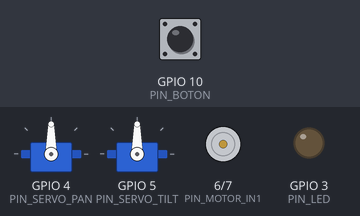
The sketch below on a simulated ESP32-C3. Shown: 2 × servo, motor-driver pin pairs drawn as motors (green arrow = first pin HIGH = forward, orange = second pin HIGH = backward, longer = more drive), output pins drawn as LEDs (lit = HIGH). Inputs (shaded band) come from the test bench; at power-on: GPIO 10 (PIN_BOTON) HIGH. What the sketch prints to the serial monitor is not drawn.

Above: at 1.2 s.
1.3 s: GPIO 10 (PIN_BOTON) pulled LOW for 0.15 s
At 1.37 s:
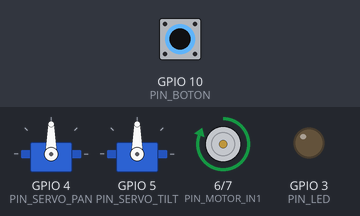
2.9 s: GPIO 10 (PIN_BOTON) pulled LOW for 3.2 s
At 6.9 s:
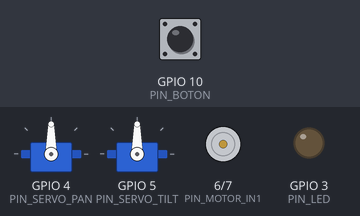
Timing chart, 0 to 8.4 s (numbered marks = the images above; inputs shaded):
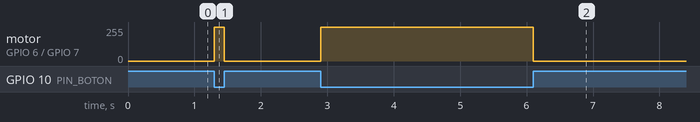

The sketch:

torreta_firmware.ino
```cpp
/*
  ============================================================
  TORRETA - FIRMWARE ESP32-C3
  ------------------------------------------------------------
  Recibe por serial lo que manda tracker.py:
    "T,<error_x>,<error_y>\n"   -> hay cara, con su error en pixeles
    "N\n"                        -> no hay cara

  Hace 3 cosas:
    1. Mueve 2 servos (pan/tilt) proporcional al error (control P)
    2. Mientras el boton esta presionado ("armado"), las llantas
       (DRV8833) giran SIN PARAR. La bala se mete a mano entre
       las llantas cuando ya esta centrado -> se dispara sola.
    3. El LED se prende cuando esta CENTRADO, para que la persona
       que mete la bala no tenga que ver la laptop.

  ---- CABLEADO (ajusta los pines a los tuyos) ----
    Servo PAN  (izq/der) -> GPIO4
    Servo TILT (arriba/abajo) -> GPIO5
    DRV8833 IN1 (llanta) -> GPIO6
    DRV8833 IN2 (llanta) -> GPIO7
    Boton (a GND, usa pull-up interno) -> GPIO10
    LED "CENTRADO" (con resistencia, a GND) -> GPIO3
  ============================================================
*/

#include <ESP32Servo.h>

// ==================== PINES ====================
const int PIN_SERVO_PAN  = 4;
const int PIN_SERVO_TILT = 5;
const int PIN_MOTOR_IN1  = 6;
const int PIN_MOTOR_IN2  = 7;
const int PIN_BOTON      = 10;
const int PIN_LED        = 3;

// ==================== SERVOS ====================
const int PAN_CENTRO  = 90;   // angulo de reposo (grados)
const int TILT_CENTRO = 90;
const int PAN_MIN = 20, PAN_MAX = 160;
const int TILT_MIN = 30, TILT_MAX = 150;

// Ganancia: pixeles de error -> grados de correccion.
// Si se mueve muy brusco, bajale. Si no alcanza a corregir, subele.
const float GANANCIA_PAN  = 0.03f;
const float GANANCIA_TILT = 0.03f;

// ==================== CENTRADO / LED ====================
const int ZONA_MUERTA_X = 35;   // igual que ZONA_MUERTA en tracker.py
const int ZONA_MUERTA_Y = 35;

// Si no llega nada del PC en este tiempo, se asume conexion perdida
const unsigned long TIMEOUT_SERIAL_MS = 500;

// =======================================================

Servo servoPan;
Servo servoTilt;

float panActual  = PAN_CENTRO;
float tiltActual = TILT_CENTRO;

String buffer = "";
unsigned long ultimoDatoValido = 0;
bool centrado = false;

void motorParar() {
  digitalWrite(PIN_MOTOR_IN1, LOW);
  digitalWrite(PIN_MOTOR_IN2, LOW);
}

void motorGirar() {
  digitalWrite(PIN_MOTOR_IN1, HIGH);
  digitalWrite(PIN_MOTOR_IN2, LOW);
}

void setup() {
  Serial.begin(115200);
  Serial.setTimeout(10);

  pinMode(PIN_MOTOR_IN1, OUTPUT);
  pinMode(PIN_MOTOR_IN2, OUTPUT);
  motorParar();

  pinMode(PIN_BOTON, INPUT_PULLUP);
  pinMode(PIN_LED, OUTPUT);
  digitalWrite(PIN_LED, LOW);

  servoPan.setPeriodHertz(50);
  servoTilt.setPeriodHertz(50);
  servoPan.attach(PIN_SERVO_PAN, 500, 2400);
  servoTilt.attach(PIN_SERVO_TILT, 500, 2400);
  servoPan.write(PAN_CENTRO);
  servoTilt.write(TILT_CENTRO);

  Serial.println("Torreta lista.");
}

void procesarLinea(String linea) {
  linea.trim();
  if (linea.length() == 0) return;

  if (linea[0] == 'N') {
    // sin cara: no corrige, apaga el LED de centrado
    ultimoDatoValido = millis();
    centrado = false;
    return;
  }

  if (linea[0] == 'T') {
    int coma1 = linea.indexOf(',');
    int coma2 = linea.indexOf(',', coma1 + 1);
    if (coma1 < 0 || coma2 < 0) return;

    int errorX = linea.substring(coma1 + 1, coma2).toInt();
    int errorY = linea.substring(coma2 + 1).toInt();

    ultimoDatoValido = millis();

    // ---- control proporcional simple ----
    panActual  -= errorX * GANANCIA_PAN;   // ajusta signo si se mueve al reves
    tiltActual -= errorY * GANANCIA_TILT;  // ajusta signo si se mueve al reves

    panActual  = constrain(panActual, PAN_MIN, PAN_MAX);
    tiltActual = constrain(tiltActual, TILT_MIN, TILT_MAX);

    servoPan.write((int)panActual);
    servoTilt.write((int)tiltActual);

    centrado = (abs(errorX) < ZONA_MUERTA_X) && (abs(errorY) < ZONA_MUERTA_Y);
  }
}

void loop() {
  while (Serial.available()) {
    char c = Serial.read();
    if (c == '\n') {
      procesarLinea(buffer);
      buffer = "";
    } else {
      buffer += c;
    }
  }

  // si se perdio la conexion con el PC, para todo por seguridad
  if (ultimoDatoValido != 0 && millis() - ultimoDatoValido > TIMEOUT_SERIAL_MS) {
    centrado = false;
  }

  // ---- llantas: giran sin parar mientras el boton este presionado ----
  bool armado = (digitalRead(PIN_BOTON) == LOW); // presionado = armado
  if (armado) {
    motorGirar();
  } else {
    motorParar();
  }

  // ---- LED: prendido cuando la cara esta centrada ----
  digitalWrite(PIN_LED, centrado ? HIGH : LOW);
}
```

Measured:
- after the input at 1.3 s, motor on GPIO 6 (PIN_MOTOR_IN1) / GPIO 7 (PIN_MOTOR_IN2): stopped → forward 255/255 at once, → stopped 0.15 s later
- after the input at 2.9 s, motor on GPIO 6 (PIN_MOTOR_IN1) / GPIO 7 (PIN_MOTOR_IN2): stopped → forward 255/255 at once, → stopped 3.2 s later
